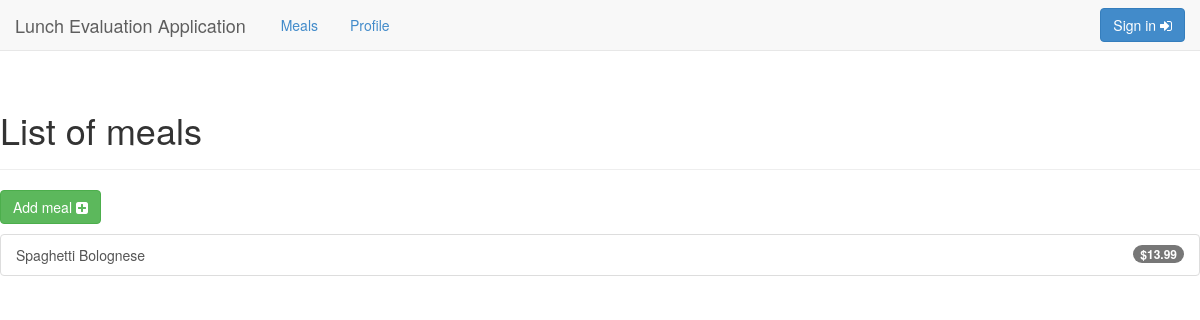
The app's page /meals, older data.
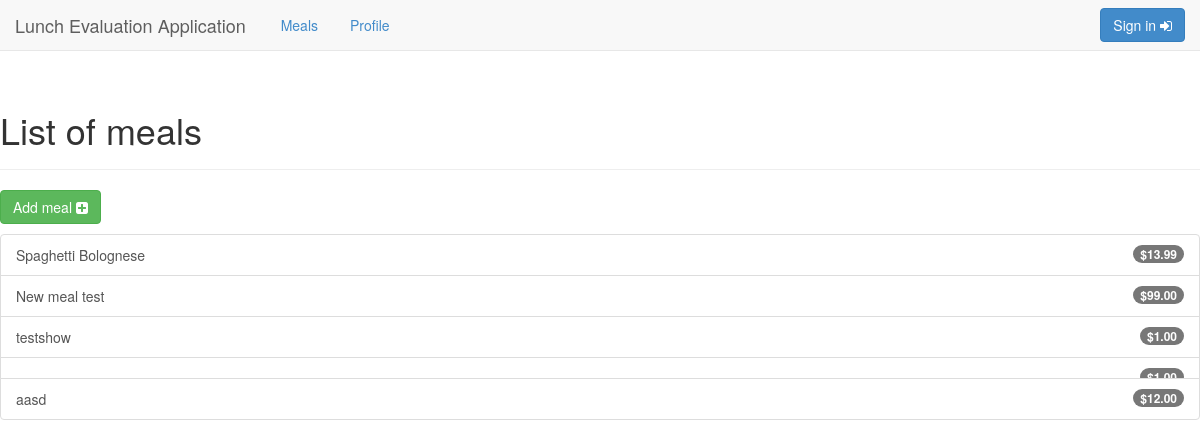
The same page, newer data.
### main/models.py (models this page shows, shortened)
class Meal(models.Model):
    name = models.CharField(max_length=200)
    price = models.DecimalField(max_digits=5, decimal_places=2)
    description = models.CharField(max_length=1000)

### main/views.py (the view)
# urls.py: url(r'^meals',views.MealsView.as_view(
class MealsView(generic.ListView):
    template_name = 'main/meals.html'
    model = Meal

### main/context_processors.py (called while the page is built)
def login_form(request):
    return {'login_form' : LoginForm()}

### main/templates/main/meals.html (shortened to what this page needs)
{% extends 'main/base.html' %}
{% block content %}
    <div class="page-header">
      <h1>List of meals</h1>
    </div>
    <p><a href="{% url 'main:new_meal' %}" class="btn btn-success" role="button">Add meal <i class="fa fa-plus-square"></i></a></p>
    {% if all_meals %}
	<div class="list-group">
	{% for meal in all_meals %}
	    <a href="{% url 'main:rating' meal.id  %}" class="list-group-item">{{meal.name}}  <span class="badge">${{meal.price|floatformat:2}}</span></a>
	{% endfor %}
	</div>
    {% else %}
	<div class="alert alert-danger" role="alert"><i class="fa fa-exclamation-triangle"></i> There is no meals yet</div>
    {% endif %}
{% endblock %}

Row changes from the older to the newer data that the page shows:
added Meal: name "New meal test", price "99.00"
added Meal: name "testshow", price "1.00"
added Meal: price "1.00"
added Meal: name "aasd", price "12.00"
